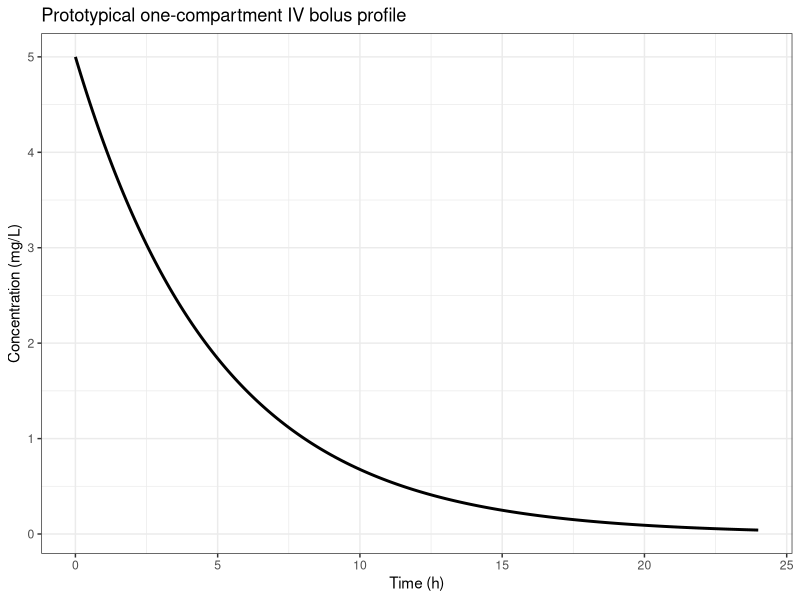

Here is the R script that generated this plot:
# Introduction to Pharmacokinetics
# Extracted executable R code from 01-introduction.qmd
# Generated by scripts/extract_code.R — do not edit by hand.
# Regenerate: Rscript scripts/extract_code.R   (book repo)
#             Rscript scripts/extract_code.R --standalone   (bundle)
# Working directory: run from the repository root (data/ paths are relative).

# ----------------------------------------------------------------------
# Section: R Preview: Exponential Decline
# ----------------------------------------------------------------------
library(ggplot2)
time <- seq(0, 24, by = 0.1)
conc <- 5 * exp(-0.2 * time)
ggplot(data.frame(time, conc), aes(time, conc)) +
  geom_line(linewidth = 1) +
  labs(
    x = "Time (h)",
    y = "Concentration (mg/L)",
    title = "Prototypical one-compartment IV bolus profile"
  ) +
  theme_bw()
